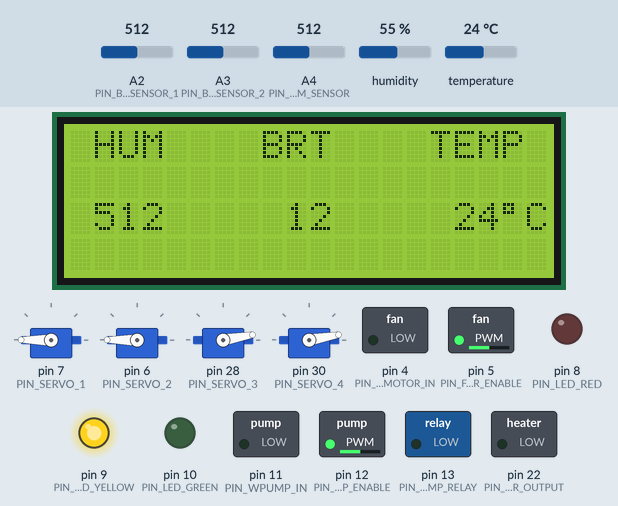
This sketch was run on a simulated Arduino Mega 2560, built with avr-gcc and run on an emulated ATmega2560. Parts: 20×4 character LCD, 4 × servo, switched loads named in the sketch (green lamp = pin HIGH), output pins drawn as LEDs (lit = HIGH). Inputs (shaded band) come from the test bench; at power-on: temperature 24 °C, A4 (PIN_HUM_SENSOR) = 512, A2 (PIN_BRT_SENSOR_1) = 512, A3 (PIN_BRT_SENSOR_2) = 512, humidity 55 %. What the sketch prints to the serial monitor is not drawn.

Above: at 3.9 s.
4.0 s: temperature set to 17 °C
At 6.3 s:
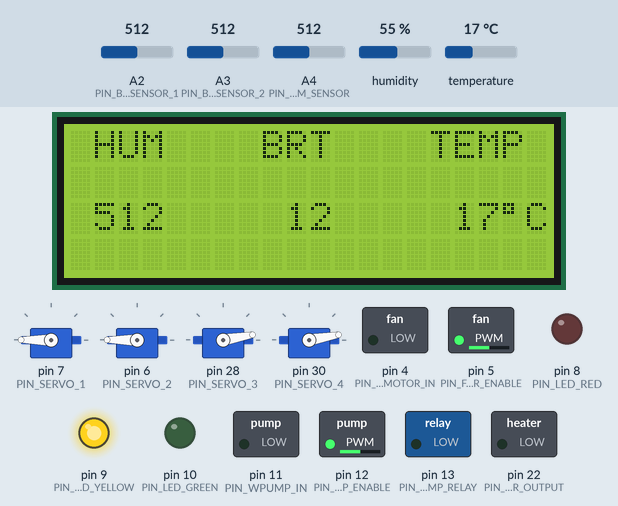
9.7 s: temperature set to 14 °C
At 12.3 s:
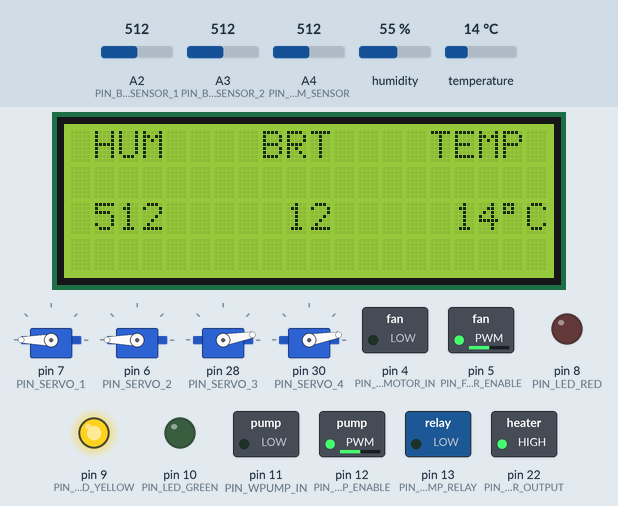
17.1 s: temperature set to 11 °C
At 21.1 s:
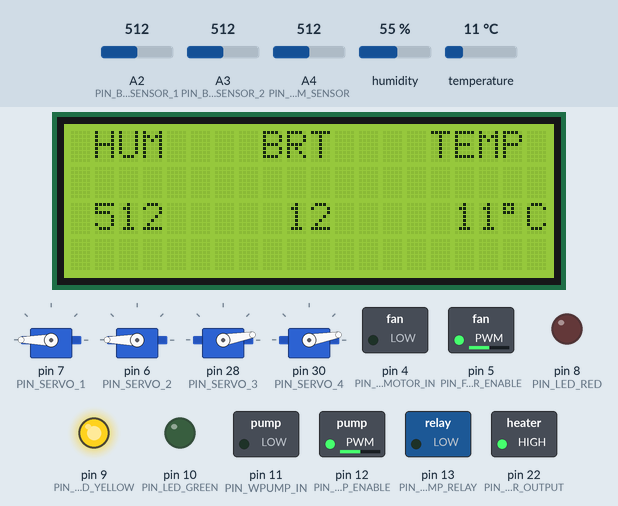
23.6 s: temperature set to 8 °C
At 26.6 s:
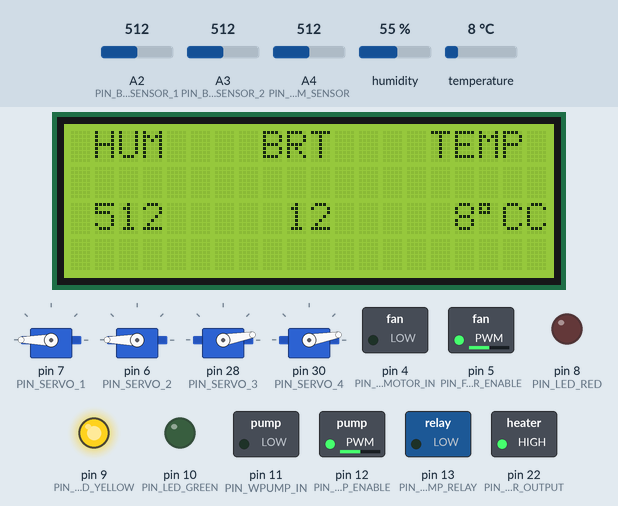
31.0 s: A4 (PIN_HUM_SENSOR) set to 489
At 32.3 s:
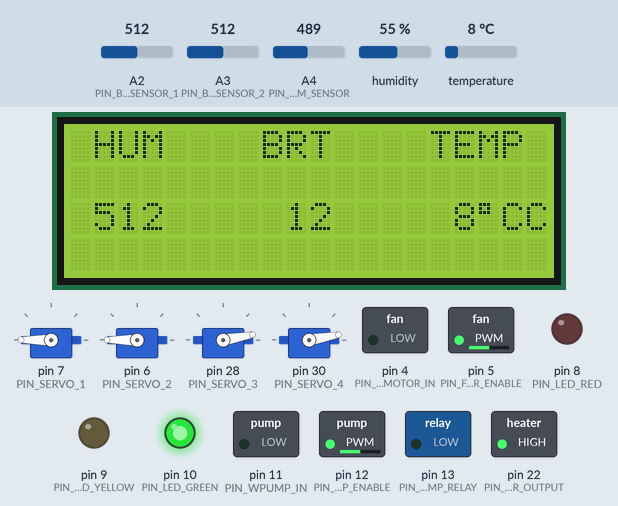
37.6 s: A4 (PIN_HUM_SENSOR) set to 810
At 40.0 s:
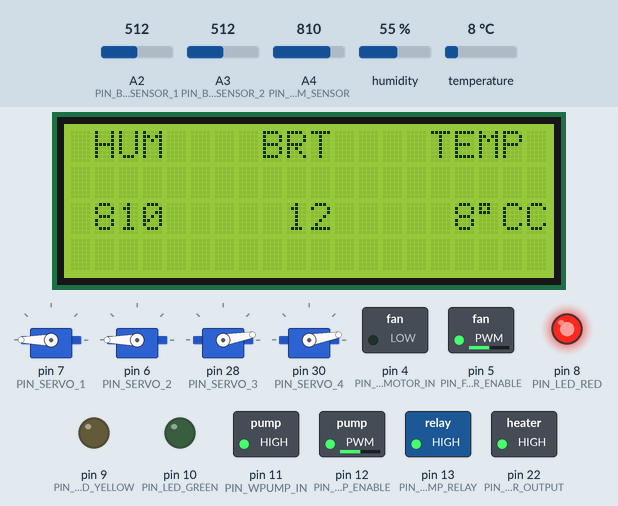
Timing chart, 0 to 41.5 s (numbered marks = the images above; inputs shaded):
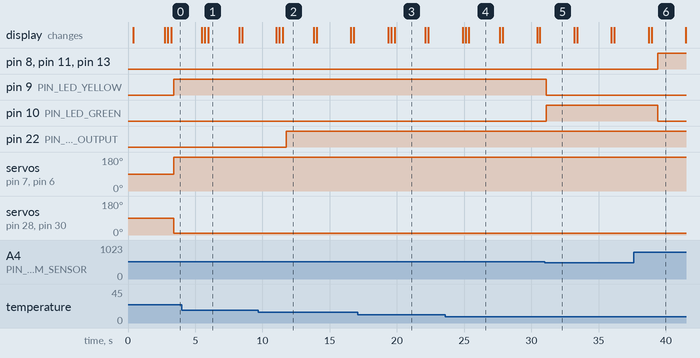

The sketch:

sketch_oct11a.ino
```cpp
#include <SoftwareSerial.h>     // for Bluetooth

#include <LiquidCrystal_I2C.h>  // for LCD
#include <Wire.h>

#include <dht.h>    // for Temperature Sensor
#include <Servo.h>  // for Brightness  Sensor

SoftwareSerial BT(14, 15); // Uno on Board: 9 rx, 10 tx; Mega 2560: 14 tx, 15 rx
LiquidCrystal_I2C lcd(0x27, 20, 4); // set the LCD address to 0x27 for a 20 chars and 4 line display

// TEMP SENSOR
int PIN_TEMP_SENSOR = A5;

// BRT SENSOR
int PIN_BRT_SENSOR_1 = A2;
int PIN_BRT_SENSOR_2 = A3;

// SOIL MOISTURE SENSOR
int PIN_HUM_SENSOR = A4;

// Heater
int PIN_HEATER_OUTPUT = 22;

// COVER
int PIN_SERVO_1 = 7;
int PIN_SERVO_2 = 6;
int PIN_SERVO_3 = 28;
int PIN_SERVO_4 = 30;

// WATER PUMP
int PIN_WPUMP_ENABLE = 12; // enable
int PIN_WPUMP_IN = 11;    // in
int PIN_WPUMP_RELAY = 13;    // for relay
int PIN_WPUMP_SPEED = A0;    // speed

// LED
int PIN_LED_GREEN = 10;
int PIN_LED_YELLOW = 9;
int PIN_LED_RED = 8;

// Fan Motor
int PIN_FAN_MOTOR_ENABLE = 5; // pin enable
int PIN_FAN_MOTOR_IN = 4;    // pin in
int PIN_FAN_MOTOR_SPEED = A1;  // speed

#define SERVO_MAX_ANGLE 180
#define SERVO_MIN_ANGLE 10

#define HUM_MAX_VALUE  800
#define HUM_MIN_VALUE  500

#define BRT_MAX_VALUE  700

#define TMP_MAX_VALUE  30
#define TMP_MIN_VALUE  16

#define LOCK_HEATER 0
#define LOCK_COVER  1
#define LOCK_FAN  2
#define LOCK_WPUMP 3

Servo servo1;
Servo servo2;
Servo servo3;
Servo servo4;

int is_SW_FAN    = 0;
int is_SW_COVER  = 0;
int is_SW_HEATER = 0;
int is_SW_WPUMP  = 0;

int is_TR_HUM = 0;
int is_TR_BRT = 0;
int is_TR_TMP = 0;


int max_hum = HUM_MAX_VALUE;
int min_hum = HUM_MIN_VALUE;
int cur_hum = 0;

int max_temp = TMP_MAX_VALUE;
int min_temp = TMP_MIN_VALUE;
int cur_temp = 0;

int max_brt = BRT_MAX_VALUE;
int cur_brt = 0;

int islocked[4] = {0};


void hum_set_max_value(int __max)
{
  max_hum = __max;
}

void hum_set_min_value(int __min)
{
  min_hum = __min;
}

void hum_set_value(int __hum)
{
  Serial.println("Use set_max_value or set_min_value");;
}

int hum_get_value(void)
{
  return analogRead(PIN_HUM_SENSOR);
}

void brt_set_max_value(int __max)
{
  max_brt = __max;
}

void brt_set_value(int __brt)
{
  Serial.println("Use set_max_value or set_min_value");
}

int brt_get_value(void)
{
  int v1, v2;
  int ret;

  v1 = brt_get_sensor1();
  v2 = brt_get_sensor2();

  ret = (v1 + v2) / 2;

  return ret;
}

void temp_set_max_value(int __max)
{
  max_temp = __max;
}

void temp_set_min_value(int __min)
{
  min_temp = __min;
}

void temp_set_value(int __tmp)
{
  Serial.println("Use set_max_value or set_min_value");
}

int temp_get_value(void)
{
  dht DHT;
  DHT.read11(PIN_TEMP_SENSOR);

  return ((int)DHT.temperature);
}

void lcd_display_hum(int __hum)
{
    lcd.setCursor(1, 2); // 0 1
    lcd.print(__hum);
    lcd.print("     ");
}

void lcd_display_brt(int __brt)
{
    lcd.setCursor(8, 2); // row 2 col 8
    lcd.print(__brt);
    lcd.print("     ");
}

void lcd_display_tmp(int __tmp)
{
    lcd.setCursor(16, 2); // row 2 col 16
    lcd.print(__tmp);
    lcd.write(0xDF);
    lcd.print("C");
}

void lcd_myinit(void)
{
  lcd.init();
  lcd.backlight();
  lcd.clear();

  delay(300);

  lcd.setCursor(0, 0); // col row 0 0
  lcd.print(" HUM    BRT    TEMP ");

  delay(300);
}

void led_control(int r, int y, int g)
{
  if(r)
    digitalWrite(PIN_LED_RED, HIGH);
  else
    digitalWrite(PIN_LED_RED, LOW);

  if(y)
    digitalWrite(PIN_LED_YELLOW, HIGH);
  else
    digitalWrite(PIN_LED_YELLOW, LOW);

  if(g)
    digitalWrite(PIN_LED_GREEN, HIGH);
  else
    digitalWrite(PIN_LED_GREEN, LOW);
}

void led_myinit(void)
{
  pinMode(PIN_LED_GREEN, OUTPUT); // green 10
  pinMode(PIN_LED_YELLOW, OUTPUT); // yellow 9
  pinMode(PIN_LED_RED, OUTPUT); // red 8
}

void serial_myinit()
{
  Serial.begin(9600);

  Serial.println("Hello, World!");
}

int brt_get_sensor1(void)
{
  return analogRead(PIN_BRT_SENSOR_1);
}

int brt_get_sensor2(void)
{
  return analogRead(PIN_BRT_SENSOR_2);
}


int brt_shouldopen(void)
{
  int v1, v2;

  v1 = brt_get_sensor1();
  v2 = brt_get_sensor2();

  if((v1 >= max_brt) && (v2 >= max_brt))
    return 1;

  return 0;
}

void brt_myinit(void)
{
  pinMode(PIN_BRT_SENSOR_1, INPUT);     // A2
  pinMode(PIN_BRT_SENSOR_2, INPUT);     // A3
}

void servo_cover_open(void)
{
  servo1.write(SERVO_MIN_ANGLE);
  servo2.write(SERVO_MIN_ANGLE);

  servo3.write(SERVO_MAX_ANGLE);
  servo4.write(SERVO_MAX_ANGLE);
}

void servo_cover_close(void)
{
  servo1.write(SERVO_MAX_ANGLE);
  servo2.write(SERVO_MAX_ANGLE);

  servo3.write(SERVO_MIN_ANGLE);
  servo4.write(SERVO_MIN_ANGLE);
}

void servo_myinit(void)
{
  servo1.attach(PIN_SERVO_1);                   // pin 7
  servo2.attach(PIN_SERVO_2);                   // pin 6
  servo3.attach(PIN_SERVO_3);                   // pin 28
  servo4.attach(PIN_SERVO_4);                   // pin 30
}

void temp_myinit(void)
{
  pinMode(PIN_TEMP_SENSOR, INPUT);
}

void enable_wpump(void)
{
  digitalWrite(PIN_WPUMP_IN,  HIGH);
  digitalWrite(PIN_WPUMP_RELAY, HIGH);
}

void disable_wpump(void)
{
  digitalWrite(PIN_WPUMP_IN,  LOW);
  digitalWrite(PIN_WPUMP_RELAY, LOW);
}

void wpump_motor_myinit(void)
{
  pinMode(PIN_WPUMP_ENABLE, OUTPUT); // pin 12
  pinMode(PIN_WPUMP_IN, OUTPUT); // pin 11

  // for Relay
  pinMode(PIN_WPUMP_RELAY, OUTPUT); // pin 13

  int speed = analogRead(PIN_WPUMP_SPEED) / 4;
  analogWrite(PIN_WPUMP_ENABLE, speed);

//  Serial.print("speed = ");
//  Serial.print(speed);
//  Serial.print("\n");
}

void enable_fan(void)
{
  digitalWrite(PIN_FAN_MOTOR_IN, HIGH);
}

void disable_fan(void)
{
  digitalWrite(PIN_FAN_MOTOR_IN, LOW);
}

void fan_motor_myinit(void)
{
  pinMode(PIN_FAN_MOTOR_IN, OUTPUT); // pin 4
  pinMode(PIN_FAN_MOTOR_ENABLE, OUTPUT); // pin 5

  int speed = analogRead(PIN_FAN_MOTOR_SPEED) / 4;
  analogWrite(PIN_FAN_MOTOR_ENABLE, speed);

//  Serial.println("Fan speed = ");
//  Serial.println(speed);
}


void heater_enable(void)
{
  digitalWrite(PIN_HEATER_OUTPUT, HIGH);
}

void heater_disable(void)
{
  digitalWrite(PIN_HEATER_OUTPUT, LOW);
}

void heater_myinit(void)
{
  pinMode(PIN_HEATER_OUTPUT, OUTPUT);
}

void bt_send_msg(char *prefix, int value)
{
  char str[16];

  memset(str, 0, sizeof(str));

  sprintf(str, "%s%d", prefix, value);

  BT.println(str);
}

char bt_get_msg(void)
{
  if(BT.available())
    return (BT.read());
}

void bt_myinit(void)
{
  BT.begin(9600);

  BT.println("Hello, World!");
}

void tr_set_hum(void)
{
        Serial.println("change humidity");
        if(is_TR_HUM == 0)
          is_TR_HUM = 1;
}

void tr_set_brt(void)
{
        Serial.println("change brightness");
        if(is_TR_BRT == 0)
          is_TR_BRT = 1;
}

void tr_set_tmp(void)
{
        Serial.println("change temp");
        if(is_TR_TMP == 0)
          is_TR_TMP = 1;
}

void oper_sw_heater(void)
{
        Serial.println("Heater Switch Operate");
        if(is_SW_HEATER == 0)
        {
          is_SW_HEATER = 1;
          Serial.println("Heater ON");

          // heater on
        }
        else
        {
          is_SW_HEATER = 0;
          Serial.println("Heater OFF");

          // heater off
        }
}

void oper_sw_cover(void)
{
        Serial.println("Cover Switch Operate");
        if(is_SW_COVER == 0)
        {
          is_SW_COVER = 1;
          Serial.println("Cover ON");

          // cover on
        }
        else
        {
          is_SW_COVER = 0;
          Serial.println("Cover OFF");

          // cover off
        }
}

void oper_sw_fan(void)
{
        oper_sw_fan();
        Serial.println("Fan Switch Operate");
        if(is_SW_FAN == 0)
        {
          is_SW_FAN = 1;
          Serial.println("Fan ON");

          // fan on
        }
        else
        {
          is_SW_FAN = 0;
          Serial.println("Fan OFF");

          // fan off
        }
}

void oper_sw_wpump(void)
{
        Serial.println("Water Pump Operate");
        if(is_SW_WPUMP == 0)
        {
          is_SW_WPUMP = 1;
          Serial.println("Water Pump ON");

          // wpump on
          enable_wpump();
        }
        else
        {
          is_SW_WPUMP = 0;
          Serial.println("Water Pump OFF");

          // wpump off
          disable_wpump();
        }
}

void cover_operate(int on)
{
  if(islocked[LOCK_COVER] == 1)
    return ;

  if(on == 1)
    servo_cover_open();
  else
    servo_cover_close();
}

void heater_operate(int on)
{
  if(islocked[LOCK_HEATER] == 1)
    return ;

  if(on == 1)
    heater_enable();
  else
    heater_disable();
}

void fan_operate(int on)
{
  if(islocked[LOCK_FAN] == 1)
    return ;

  if(on == 1)
    enable_fan();
  else
    disable_fan();
}

void wpump_operate(int on)
{
  if(islocked[LOCK_WPUMP] == 1)
    return ;

  if(on == 1)
    enable_wpump();
  else
    disable_wpump();
}


void set_trigger_value(int value)
{
  switch(is_TR_TMP)
  {
    case 1: // min
      temp_set_min_value(value * 8);
      is_TR_TMP = 0;
      break;

    case 2: // max
      temp_set_max_value(value * 8);
      is_TR_TMP = 0;
      break;

    default:
      break;
  }

  switch(is_TR_BRT)
  {
    case 1:
    case 2:
      brt_set_max_value(value * 8);
      is_TR_BRT = 0;
      break;

    default:
      break;
  }

  switch(is_TR_HUM)
  {
    case 1:
      hum_set_min_value(value * 8);
      is_TR_HUM = 0;
      break;

    case 2:
      hum_set_max_value(value * 8);
       is_TR_HUM = 0;
     break;

    default:
      break;
  }

}

void setup()
{
  // Serial
  serial_myinit();

  // Bluetooth
  bt_myinit();

  // LCD
  lcd_myinit();

  // LEDs
  led_myinit();

  // Light Sensor
  brt_myinit();

  // Servo
  servo_myinit();

  // Temperature
  temp_myinit();

  // Water Pump
  wpump_motor_myinit();

  // Fan Motor
  fan_motor_myinit();

  // Heater
  heater_myinit();


  // Display Welcome Message on Serial
  // Serial.println("-------------------------------------------------------------------------------------------------------------------------------------------");
  // Serial.println("Light Sensor 1 \t Light Sensor 2 \t Soil Moisture \t Cover Status \t Temperature \t Humidity \t Fan Status");

  islocked[LOCK_HEATER] = 0;    // Heater
  islocked[LOCK_COVER] = 0;    // Cover
  islocked[LOCK_FAN] = 0;    // Fan
  islocked[LOCK_WPUMP] = 0;    // Wpump


  delay (2000);
}

char ch;

void loop()
{

  // get Brightness
  // brt_set_value(brt_get_value());
  lcd_display_brt(brt_get_value());
  bt_send_msg(" BRT,", brt_get_value());
  delay(200);

  // Get Humidity
  // hum_set_value(hum_get_value());
  lcd_display_hum(hum_get_value());
  bt_send_msg(" HUM,", hum_get_value());
  delay(200);

  // Get Temperature
  // temp_set_value(temp_get_value());
  lcd_display_tmp(temp_get_value());
  bt_send_msg(" TMP,", temp_get_value());
  delay(200);

  ch = bt_get_msg();
  switch(ch)
    {
      // Heater Switch Operate
      case 'H':
        if(islocked[LOCK_HEATER] == 0)
        {
          heater_operate(1);
          islocked[LOCK_HEATER] = 1;
        }
        else
          islocked[LOCK_HEATER] = 0;
        break;

      case 'h':
        if(islocked[LOCK_HEATER] == 0)
        {
          heater_operate(0);
          islocked[LOCK_HEATER] = 1;
        }
        else
          islocked[LOCK_HEATER] = 0;
       break;

      // Cover Switch Operate
      case 'C':
        if(islocked[LOCK_COVER] == 0)
        {
          cover_operate(1);
          islocked[LOCK_COVER] = 1;
        }
        else
          islocked[LOCK_COVER] = 0;
        break;

      case 'c':
        if(islocked[LOCK_COVER] == 0)
        {
          cover_operate(0);
          islocked[LOCK_COVER] = 1;
        }
        else
          islocked[LOCK_COVER] = 0;
        break;

      // Fan Switch Operate
      case 'F':
        if(islocked[LOCK_FAN] == 0)
        {
          fan_operate(1);
          islocked[LOCK_FAN] = 1;
        }
        else
          islocked[LOCK_FAN] = 0;
       break;

      case 'f':
        if(islocked[LOCK_FAN] == 0)
        {
          fan_operate(0);
          islocked[LOCK_FAN] = 1;
        }
        else
          islocked[LOCK_FAN] = 0;
        break;

      // Water Pump Operate
      case 'W':
        if(islocked[LOCK_WPUMP] == 0)
        {
          wpump_operate(1);
          islocked[LOCK_WPUMP] = 1;
        }
        else
          islocked[LOCK_WPUMP] = 0;
        break;

      case 'w':
        if(islocked[LOCK_WPUMP] == 0)
        {
          wpump_operate(0);
          islocked[LOCK_WPUMP] = 1;
        }
        else
          islocked[LOCK_WPUMP] = 0;
       break;

      // Soil Moisture Sensor Triggered
      case 's':
        is_TR_HUM = 1;  // min
        break;

      case 'S':
        is_TR_HUM = 2;  // max
        break;

      // Light Sensor Triggered
      case 'b':
        is_TR_BRT = 1;  // min
        break;

      case 'B':
        is_TR_BRT = 2;  // max
        break;

      // Temperature Sensor Triggered
      case 't':
        is_TR_TMP = 1;  // min
        break;

      case 'T':
        is_TR_TMP = 2;  // max
        break;

      default:
        set_trigger_value(ch);
        break;
    }

  if(brt_shouldopen() == 1)
  {
    Serial.print("Cover OPEN");
    cover_operate(1);

  }
  else
  {
    Serial.print("Cover Close");
    cover_operate(0);
  }

  if(hum_get_value() < min_hum)   // Wet
  {
    led_control(0, 0, 1);  // r, y, g

    // Disable Water Pump
    wpump_operate(0);
  }
  else if((hum_get_value() >= min_hum) && (hum_get_value() < max_hum)) // Normal
  {
    led_control(0, 1, 0);  // r, y, g

    // Disable Water Pump
    wpump_operate(0);
  }
  else  //  > max_hum = dry
  {
    led_control(1, 0, 0);  // r, y, g

    // Enable Water Pump
    wpump_operate(1);
  }

  if(temp_get_value() >=  max_temp) // Hot
  {
    // Fan on
    Serial.println("Fan ON, Heater OFF");
    fan_operate(1);

    // Heater OFF
    heater_operate(0);
  }
  else if((temp_get_value() < max_temp) && (temp_get_value() >= min_temp)) // Normal
  {
    // Fan OFF
    Serial.println("Fan OFF, Heater OFF");
    fan_operate(0);

    // Heater OFF
    heater_operate(0);
  }
  else // Cold
  {
    //Fan off
    Serial.println("Fan OFF, Heater ON");
    fan_operate(0);

    // Heater ON
    heater_operate(1);
  }

   delay (2000);
}
```

Measured:
- the behaviour switches between 16 and 15 °C on temperature (found by bisection; images 1 and 2)
- the behaviour switches between 10 and 9 °C on temperature (found by bisection; images 3 and 4)
- the behaviour switches between 500 and 499 on A4 (PIN_HUM_SENSOR) (found by bisection; images 4 and 5)
- after the input at 4.0 s, the display: first differs from a run without the input after 2.0 s (image 1)
- after the input at 9.7 s, pin 22 (PIN_HEATER_OUTPUT): LOW → HIGH after 2.1 s; the display: first differs from a run without the input after 1.8 s (image 2)
- after the input at 17.1 s, the display: first differs from a run without the input after 2.7 s (image 3)
- after the input at 23.6 s, the display: first differs from a run without the input after 1.8 s (image 4)
- after the input at 31.0 s, pin 9 (PIN_LED_YELLOW): HIGH → LOW after 0.10 s; pin 10 (PIN_LED_GREEN): LOW → HIGH after 0.10 s
- after the input at 37.6 s, pin 8 (PIN_LED_RED), pin 11 (PIN_WPUMP_IN), pin 13 (PIN_WPUMP_RELAY): LOW → HIGH after 1.8 s; pin 10 (PIN_LED_GREEN): HIGH → LOW after 1.8 s; the display: first differs from a run without the input after 1.3 s (image 6)
